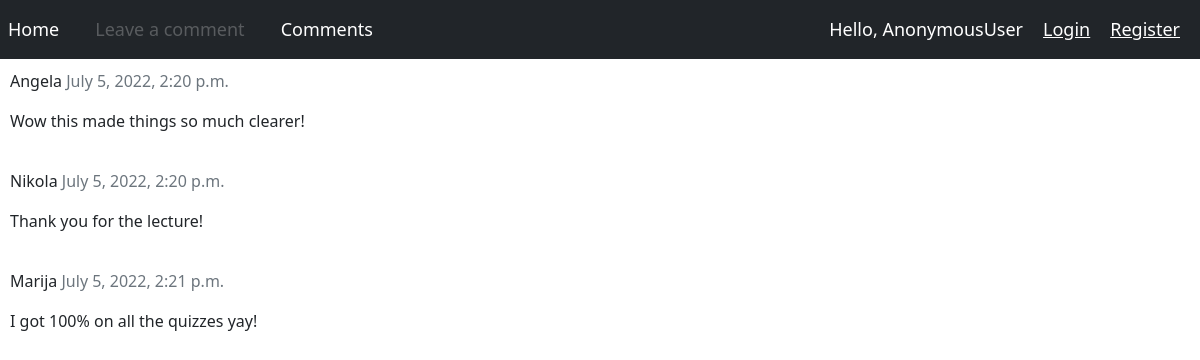
Page /comments/ on the committed database.
### nft/models.py (models this page shows, shortened)
class Comments(models.Model):
    name = models.CharField(max_length=80)
    body = models.TextField()
    created_on = models.DateTimeField(auto_now_add=True)
    class Meta:
        ordering = ['created_on']

### nft/views.py (the view)
# urls.py: path('comments/',views.CommentsView,name="comments"),
def CommentsView(request):
    komentari = Comments.objects.all()
    for k in komentari:
        print(k.name)
    context = {
            'komentari':komentari
        }
    return render(request,'nft/comments.html',context)

### nft/templates/nft/comments.html (shortened to what this page needs)
<html>
    <head>
        <link href="https://cdn.jsdelivr.net/npm/bootstrap@5.2.0-beta1/dist/css/bootstrap.min.css" rel="stylesheet">
        {% include 'navbar.html' %}
    </head>
    <body>
        {% for comment in komentari %}
        <div class="comments" style="padding: 10px;">
          <p class="font-weight-bold">
            {{ comment.name }}
            <span class=" text-muted font-weight-normal">
              {{ comment.created_on }}
            </span>
          </p>
          {{ comment.body | linebreaks }}
        </div>
        {% endfor %}
    </body>
</html>

### templates/navbar.html (shortened to what this page needs)
{% load static %}
<nav class="navbar navbar-expand-lg navbar-dark bg-dark">
  <div class="collapse navbar-collapse" id="navbarNav">
    <ul class="navbar-nav">
      <li class="nav-item active">
        <a class="nav-link greet" href='{% url 'home' %}'>Home</a>
      </li>
      {% if request.user.is_authenticated %}
      <li class="nav-item active">
        <a class="nav-link greet" href='{% url 'addComment' %}'>Leave a comment</a>
        {% else %}
        <a class="nav-link greet disabled" href='{% url 'addComment' %}'>Leave a comment</a>
        {% endif %}
      <li class="nav-item active">
        <a class="nav-link greet" href='{% url 'comments' %}'>Comments</a>
        </li>
    </ul>
  </div>
  <span class="greet">Hello, {{request.user}}</span>
  {% if request.user.is_authenticated %}
  <span ><a  class="greet" href='{% url 'logout' %}'>Logout</a></span>
  {% else %}
  <span ><a  class="greet" href='{% url 'login' %}'>Login</a></span>
  <span ><a  class="greet" href='{% url 'register' %}'>Register</a></span>
  {% endif %}
</nav>

### templates/navbar.html (style rules this page uses)
.greet { font-size: 18px; color: #fff; margin-right: 20px; }

### rows in the picture
Comments: name "Angela", created_on "July 5, 2022, 2:20 p.m.", body "Wow this made things so much clearer!"
Comments: name "Nikola", created_on "July 5, 2022, 2:20 p.m.", body "Thank you for the lecture!"
Comments: name "Marija", created_on "July 5, 2022, 2:21 p.m.", body "I got 100% on all the quizzes yay!"

### other values in the picture
{{ request.user }} "AnonymousUser"
